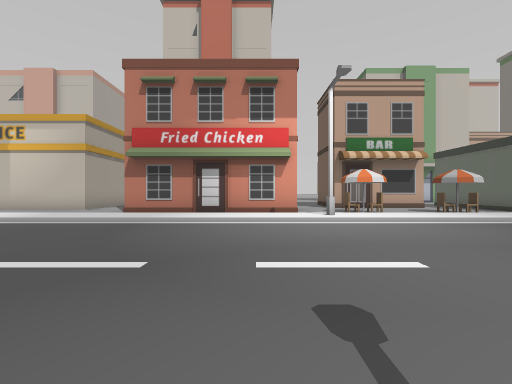
View 1 (above)

24 first-person views from a walk through a scene from a Unity 3-D project. The camera is 1.3 m above the floor, looks level and sees 85° across. The floor is counted in squares, 2 m on a side. Each view is taken from the middle of a square. On the plan, view 1 faces up. The plan holds only what a view shows up to about 9 squares ahead; the rest is blank. The place goes on beyond the plan. The player is left out.

View 2
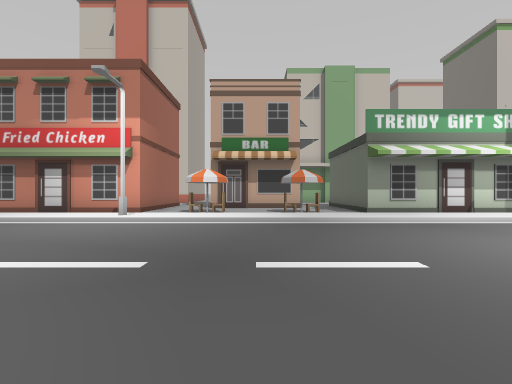

View 3
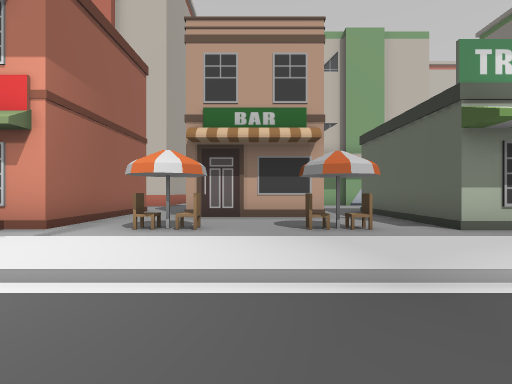

View 4
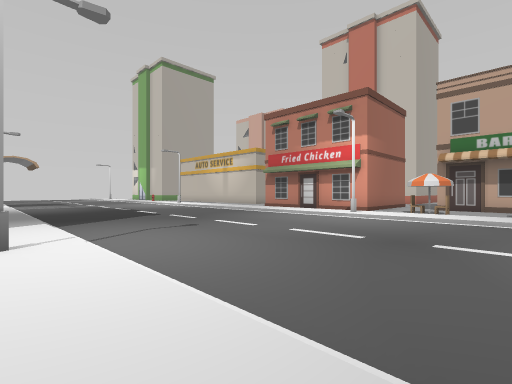

View 5
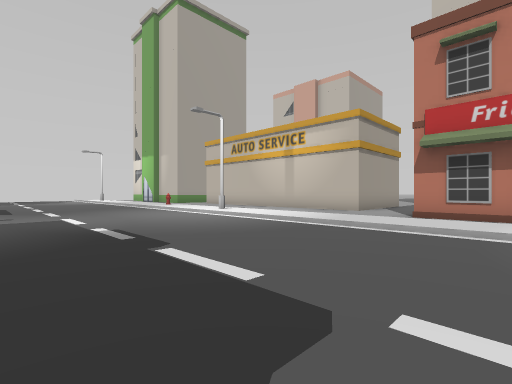

View 6
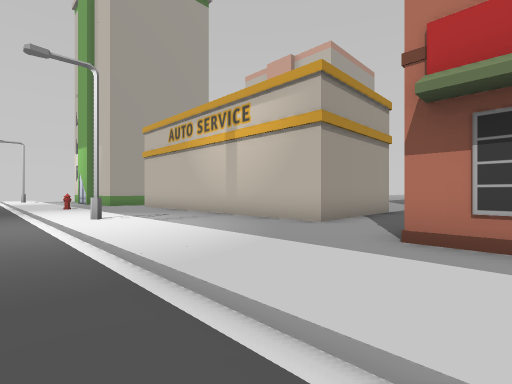

View 7
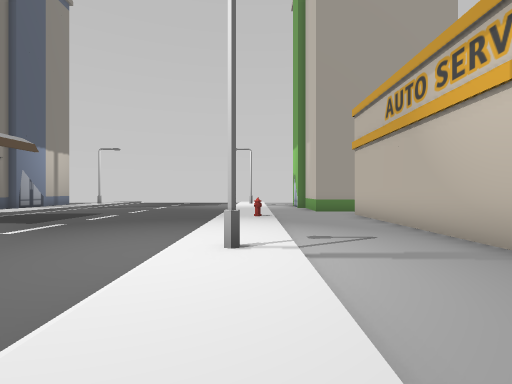

View 8
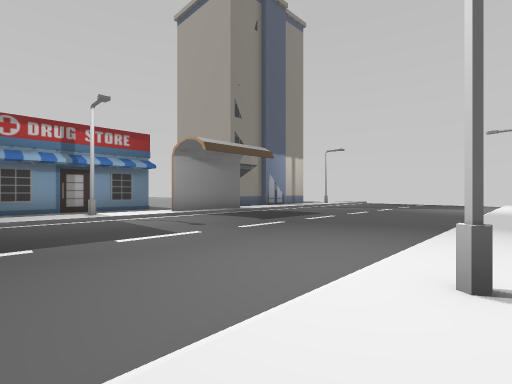

View 9
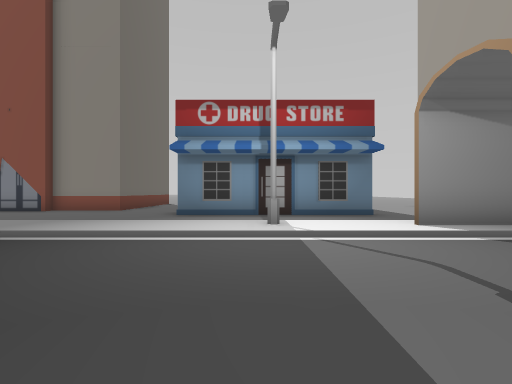

View 10
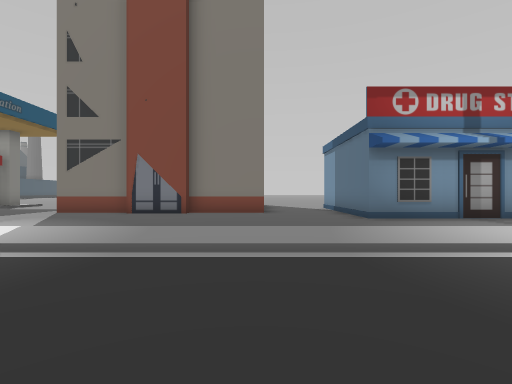

View 11
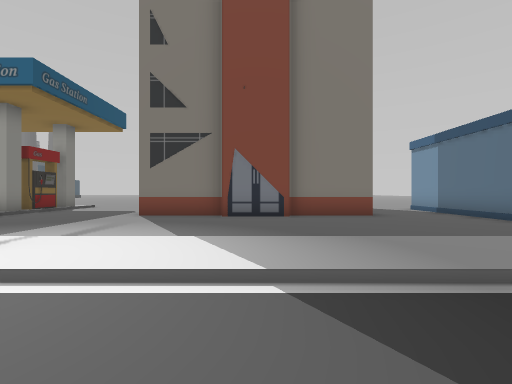

View 12
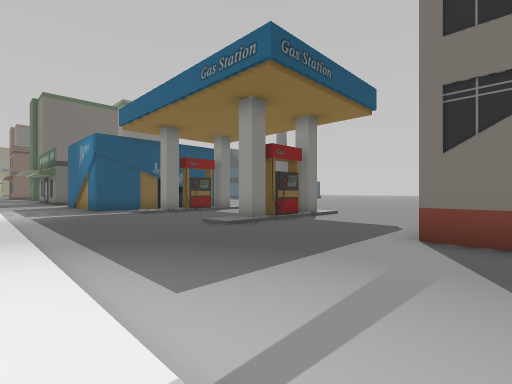

View 13
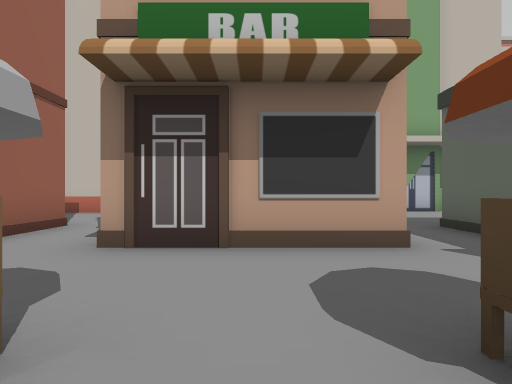

View 14
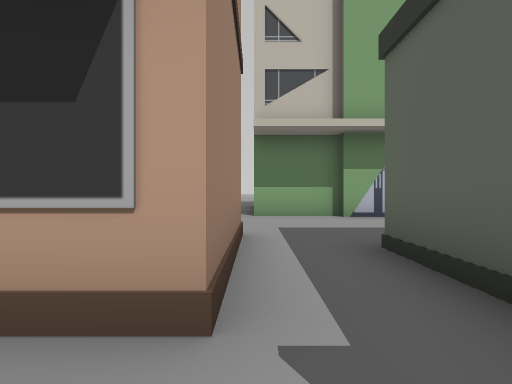

View 15
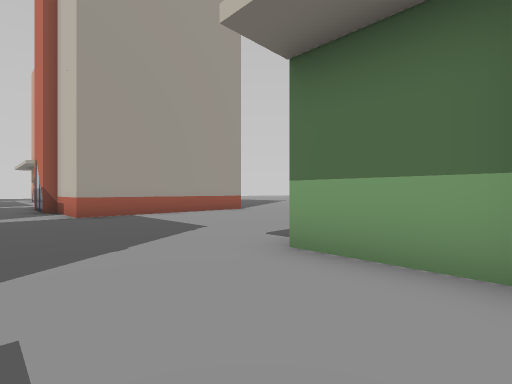

View 16
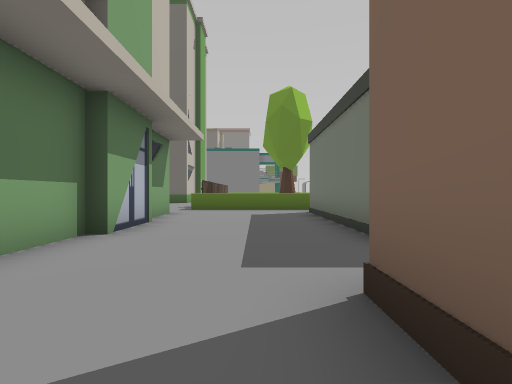

View 17
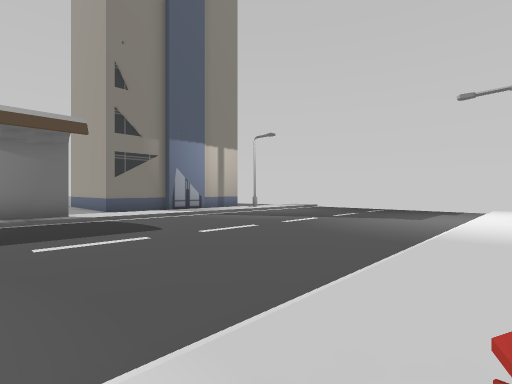

View 18
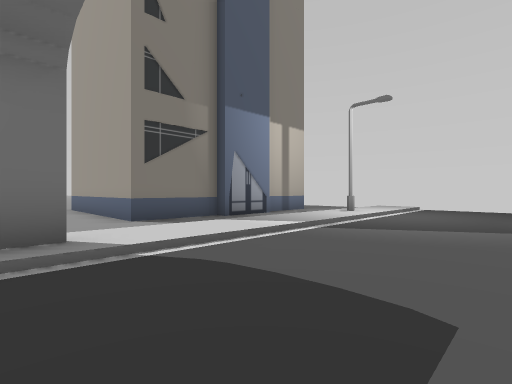

View 19
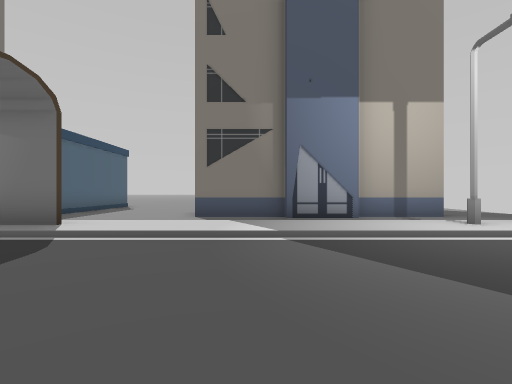

View 20
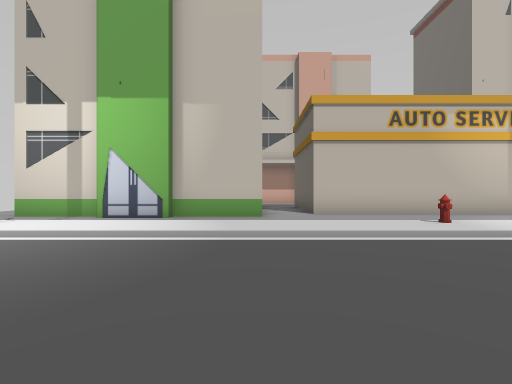

View 21
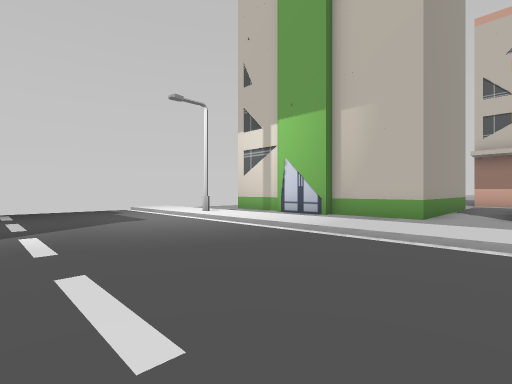

View 22
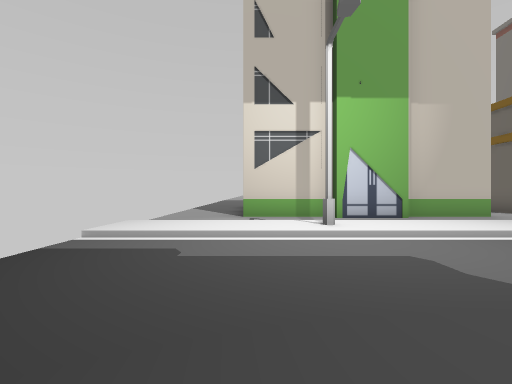

View 23
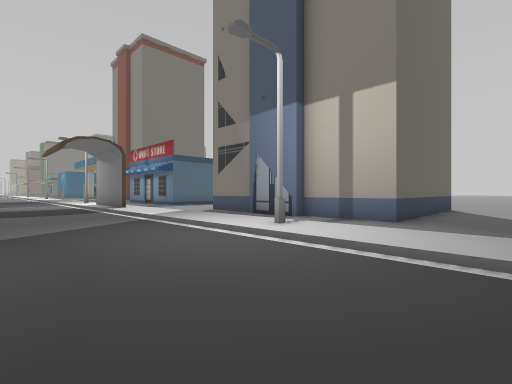

View 24
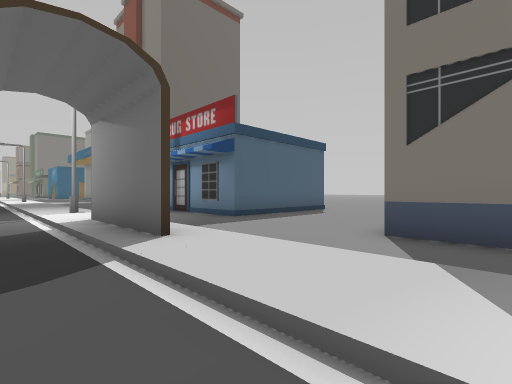

### Floor plan
Key: @ floor where view 1 was taken; # wall or solid block; . main floor; : floor 0.25 m higher than the main floor; / step, stairs or slope; S streetlight; B building; O other object.
Columns run from 25 left of view 1 to 14 right of it. Each row starts with its distance up from view 1.
 19                           B.....
 18                           B.....BBBBBBB
 17                        BBBB.............
 16                        .................
 15                          ...............
 14                   B.      ..   ##.......
 13         B.         .      #.   ##.######
 12         B.         ..     #.#####.#
 11 ..      B.BBBBB B  ..     #.......#
 10 ..BB   BB............     #.......#
  9 ....BBB..............######.OO.OO.#####
  8           .............   .........
  7 :::S:::::::O::::S::::::::::S:::::::::
  6 /////////////////////////////////////
  5 ....................................
  4 ...................................
  3 ..................................
  2 .................................
  1 ................................
  0 .........................@......
 -1 ////////////////////////////////
 -2 :::S:::::::OOO::S::::::::::S::::::::
 -3 ..............  ......................
 -4 .....BB...............................
 -5 ..BBB  BB....######..................
 -6 ..B     B....#    #............//...
 -7 ..B     B....#    #..BBBBBBB...#/..

Where each view was taken, in squares from view 1:
view 1: 0 up, 0 right, facing up
view 2: 0 up, 5 right, facing up
view 3: 4 up, 5 right, facing up
view 4: 2 down, 6 right, facing up-left
view 5: 1 up, 2 left, facing up-left
view 6: 5 up, 3 left, facing up-left
view 7: 7 up, 6 left, facing left
view 8: 7 up, 7 left, facing down-left
view 9: 3 up, 9 left, facing down
view 10: 2 up, 4 left, facing down
view 11: 1 up, 1 left, facing down
view 12: 2 down, 1 right, facing down-right
view 13: 8 up, 5 right, facing up
view 14: 10 up, 7 right, facing up
view 15: 15 up, 9 right, facing up-left
view 16: 15 up, 5 right, facing right
view 17: 7 up, 13 left, facing down-left
view 18: 2 up, 14 left, facing down-left
view 19: 3 up, 18 left, facing down
view 20: 2 up, 17 left, facing up
view 21: 2 up, 15 left, facing up-left
view 22: 2 up, 23 left, facing up
view 23: 2 up, 25 left, facing down-right
view 24: 0 up, 18 left, facing down-right
